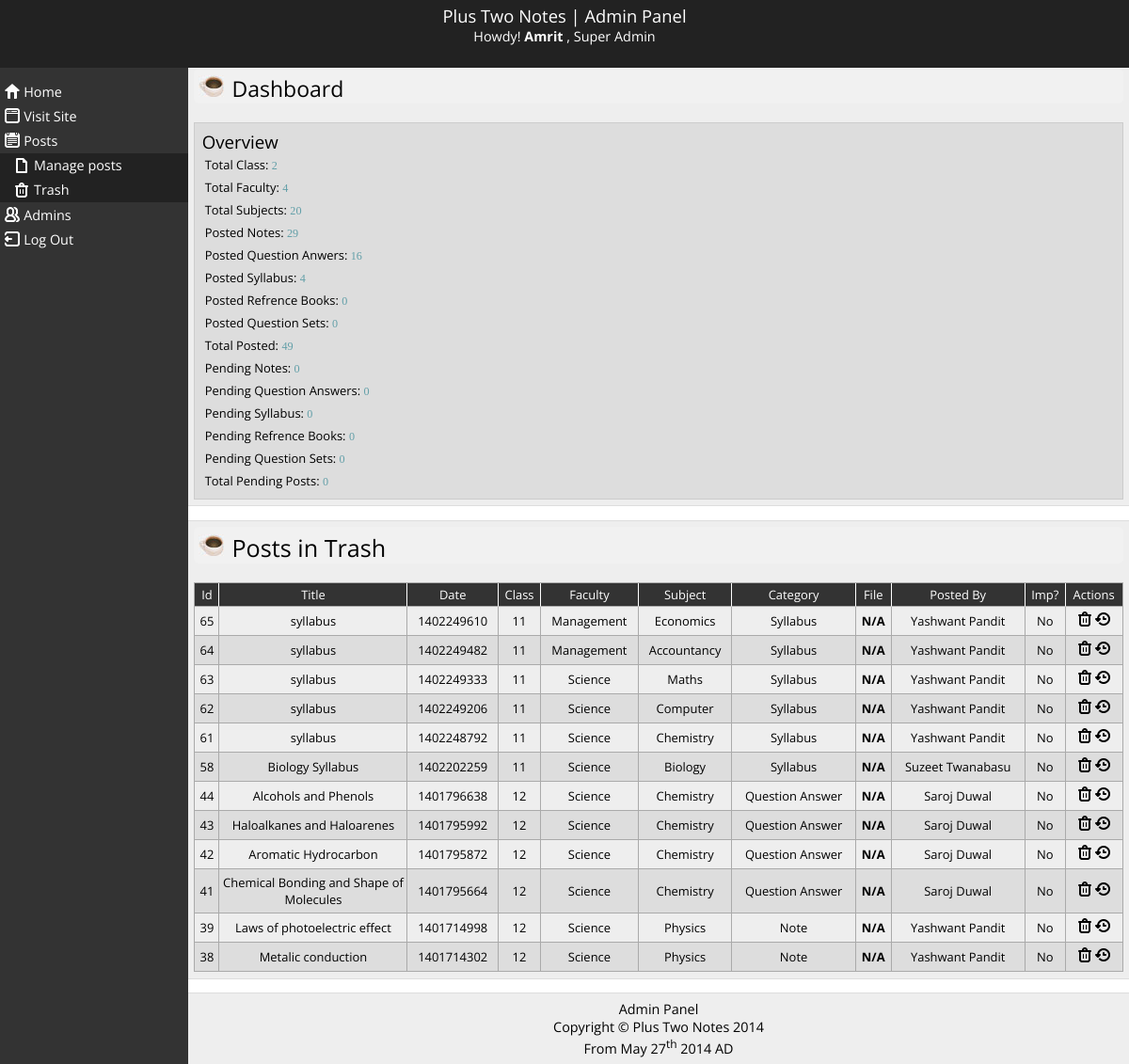
The app's page /admin/posts/trash.php (signed in) with its own data.
### tables this page shows
CREATE TABLE `roles` (
  `roleId` int(11) NOT NULL AUTO_INCREMENT,
  `roleName` varchar(30) NOT NULL,
  PRIMARY KEY (`roleId`)
);

CREATE TABLE `posts` (
  `postId` int(11) NOT NULL AUTO_INCREMENT,
  `postTitle` varchar(500) NOT NULL,
  `postText` longtext NOT NULL,
  `postDate` timestamp NOT NULL DEFAULT CURRENT_TIMESTAMP,
  `subjectId` int(11) DEFAULT NULL,
  `postTypId` int(11) NOT NULL,
  `fileId` int(11) DEFAULT NULL,
  `adminId` int(11) NOT NULL,
  `statusId` int(11) NOT NULL,
  `imp` tinyint(1) NOT NULL DEFAULT '0',
  `likeCount` int(11) NOT NULL DEFAULT '0',
  PRIMARY KEY (`postId`),
  KEY `chapterId` (`subjectId`,`postTypId`,`fileId`,`adminId`,`statusId`),
  FULLTEXT KEY `postTitle` (`postTitle`,`postText`),
  FULLTEXT KEY `postText` (`postText`),
  FULLTEXT KEY `postText_2` (`postText`),
  FULLTEXT KEY `postTitle_2` (`postTitle`)
);

CREATE TABLE `mstclass` (
  `classId` int(11) NOT NULL AUTO_INCREMENT,
  `class` int(11) NOT NULL,
  PRIMARY KEY (`classId`)
);

CREATE TABLE `mstfaculty` (
  `facultyId` int(11) NOT NULL AUTO_INCREMENT,
  `facultyName` varchar(50) NOT NULL,
  `classId` int(11) NOT NULL,
  PRIMARY KEY (`facultyId`),
  KEY `classId` (`classId`)
);

CREATE TABLE `mstsubject` (
  `subjectId` int(11) NOT NULL AUTO_INCREMENT,
  `subjectName` varchar(100) NOT NULL,
  `facultyId` int(11) NOT NULL,
  PRIMARY KEY (`subjectId`),
  KEY `classId` (`facultyId`)
);

CREATE TABLE `mstposttyp` (
  `postTypId` int(11) NOT NULL AUTO_INCREMENT,
  `postTyp` varchar(60) NOT NULL,
  PRIMARY KEY (`postTypId`)
);

### includes/functions.inc.php (called while the page is built, shortened)
<?php
require("models/post.php");
function get_admin_info($adminId){
	$query = "SELECT
	admin.adminId,
	admin.firstName,
	admin.lastName,
	admin.username,
	admin.email,
	admin.phone,
	admin.roleId,
	roles.roleName
	FROM admin
	JOIN roles ON roles.roleId = admin.roleId
	WHERE admin.adminId = '$adminId'";
	$result = mysql_query($query);
	$admin = mysql_fetch_array($result);
	return $admin;
}
?>

### includes/models/post.php (called while the page is built, shortened)
<?php
class post{
	public static function all($statusId = 0,$postTypId = 0,$subjectId = 0,$limitStart = 0,$limitEnd = 0){
		$query = "SELECT
		posts.postId,
		posts.postTitle,
		UNIX_TIMESTAMP(postDate) as postDate,
		posts.statusId,
		posts.imp,
		mstclass.class,
		mstfaculty.facultyName,
		mstsubject.subjectName,
		mstposttyp.postTypId,
		mstposttyp.postTyp,
		admin.adminId,
		admin.firstName,
		admin.lastName,
		file.fileName,
		file.fileUrl
		FROM posts
		JOIN mstsubject ON mstsubject.subjectId = posts.subjectId
		JOIN mstfaculty ON mstfaculty.facultyId = mstsubject.facultyId
		JOIN mstclass ON mstclass.classId = mstfaculty.classId
		JOIN mstposttyp ON mstposttyp.postTypId = posts.postTypId
		JOIN admin ON admin.adminId = posts.adminId
		LEFT JOIN file ON file.fileId = posts.fileId
		WHERE posts.statusId";
		if($statusId != 0){
			$query .= "= $statusId";
		} else {
			$query .= "!= 3";
		}
		$query .="
		ORDER BY posts.statusId DESC,posts.postDate DESC";
		$result = @mysql_query($query);
		if($result != false){
			$numPost = mysql_num_rows($result);
			if($numPost == 0){
				return 'empty';
			} else {
				$plist = array();
				while($res = mysql_fetch_array($result)){
					for($i=0;$i<mysql_num_fields($result);$i++){
						$fieldName = mysql_field_name($result, $i);
						$post[$fieldName] = $res[$fieldName];
					}
					array_push($plist,$post);
				}
				return $plist;
			}
		} else {
			return false;
		}
	}
}
?>

### admin/posts/renderPostsTrash.php (the view, shortened to what this page needs)
<?php
require_once("../../includes/functions.inc.php");
if(isset($_SESSION['login'])){
$adminId = $_SESSION['adminId'];
$admin = get_admin_info($adminId);
$postTrash = post::all(3);
if($postTrash == 'empty'){
	echo "<center><img src=\"../../assets/img/smile_face.png\" /><h4 style=\"color:#AAA;\">Yay! No posts in trash.</h4></center>";
} else {
	echo '
	<table class="tbl_list" cellspacing="0">
		<tr>
		<td>Id</td>
		<td width="200">Title</td>
		<td>Date</td>
		<td>Class</td>
		<td>Faculty</td>
		<td>Subject</td>
		<td>Category</td>
		<td>File</td>
		<td>Posted By</td>
		<td>Imp?</td>
		<td>Actions</td>
	</tr>';
	foreach($postTrash  as $post){
		echo '
		<tr data-postId="'.$post['postId'].'" data-postTypId="'.$post['postTypId'].'">
		<td>'.$post['postId'].'</td>
		<td>'.$post['postTitle'].'</td>
		<td>'.$post['postDate'].'</td>
		<td>'.$post['class'].'</td>
		<td>'.$post['facultyName'].'</td>
		<td>'.$post['subjectName'].'</td>
		<td>'.$post['postTyp'].'</td>
		<td>';
		if($post['fileName'] != NULL){
			echo '<a href="'.$website.$post['fileUrl'].'">'.$post['fileName'].'</a>';
		} else {
			echo "<strong>N/A</strong>";
		}
		echo '
		</td>
		<td>'.$post['firstName'].' '.$post['lastName'].'</td>
		<td>';
		if($post['imp'] == 1){ echo 'Yes'; } else { echo 'No'; }
		echo '
		<td>';
		if($admin['roleId'] == 1){
			echo '<a href="#" class="ico_delete permanentDel" data-postId="'.$post['postId'].'"></a>';
		}
		echo '
		<a href="#" class="ico_restore restorePost" data-postId="'.$post['postId'].'" ></a></td>';
	}
	echo '
	</tr>
	</table>';
}
}
?>

### admin/includes/header.php (shortened to what this page needs)
<?php
echo
'<header id="header">
	<hgroup class="wrapper">
		<span>Plus Two Notes | Admin Panel</span>
		<div id="adminInfo">
			Howdy! <span>'.$admin['firstName'].'</span> , '.$admin['roleName'].'
		</div>';
		echo '
		<div class="cleaner"></div>
	</hgroup>
</header>';
?>

### admin/css/default.css (style rules this page uses)
* { border:none; margin:0; padding:0; -webkit-box-sizing:border-box; -moz-box-sizing:border-box; box-sizing:border-box; }
html { font:100% 'Open Sans',Segoe UI, Calibri, Candara, Arial, sans-serif; font-weight:400; -webkit-font-smoothing:antialiased; }
body { font-size:1em; }
header, nav, hgroup, section, article, footer, aside { display:block; }
a { color:#428bca; text-decoration:none; }
.wrapper { width:100%; margin:0 auto; }
.ico_delete { background:url(../img/delete_icon.png) no-repeat left top; width:16px; height:16px; display:inline-block; }
.ico_restore { background:url(../img/restore_icon.png) no-repeat left top;width:16px; height:16px; display:inline-block; }
#header { background:#222; padding:0.25em; color:#fff; text-align: center; position: fixed; width: 100%; height: 72px; z-index: 5; }
#header>hgroup>span { display: block; font-size: 1.15em; }
#adminInfo { display: block; text-align: center; font-size: 0.9em; }
#adminInfo span { font-weight: bold; }
.tbl_list { border:1px solid #AAA; width:100%; font-size: 0.9em; }
.tbl_list tr:nth-child(odd) { background:#DDD; }
.tbl_list tr:nth-child(even) { background:#EEE; }
.tbl_list tr:first-child { background:#333; color:#fff; }
.tbl_list tr:first-child td { text-align:center; }
.tbl_list tr td { margin:0; padding:5px 3px; text-align:center; border-bottom:1px solid #AAA; border-right:1px solid #AAA; }
.tbl_list tr td a { color:#5d5858; }
.tbl_list tr td:last-child { border-right:0; }
.tbl_list tr:last-child td { border-bottom:0; }
.tbl_list tr:first-child td { border-right:1px solid #fff; padding:3px 3px; }
.tbl_list tr:first-child td:last-child { border-right:0; }

### records on screen
posts: postId "65", postTitle "syllabus", postDate "1402249610", mstclass.class "11", mstfaculty.facultyName "Management", subjectId.subjectName "Economics", postTypId.postTyp "Syllabus", adminId.firstName "Yashwant", adminId.lastName "Pandit", imp "No"
posts: postId "64", postTitle "syllabus", postDate "1402249482", mstclass.class "11", mstfaculty.facultyName "Management", subjectId.subjectName "Accountancy", postTypId.postTyp "Syllabus", adminId.firstName "Yashwant", adminId.lastName "Pandit", imp "No"
posts: postId "63", postTitle "syllabus", postDate "1402249333", mstclass.class "11", mstfaculty.facultyName "Science", subjectId.subjectName "Maths", postTypId.postTyp "Syllabus", adminId.firstName "Yashwant", adminId.lastName "Pandit", imp "No"
posts: postId "62", postTitle "syllabus", postDate "1402249206", mstclass.class "11", mstfaculty.facultyName "Science", subjectId.subjectName "Computer", postTypId.postTyp "Syllabus", adminId.firstName "Yashwant", adminId.lastName "Pandit", imp "No"
posts: postId "61", postTitle "syllabus", postDate "1402248792", mstclass.class "11", mstfaculty.facultyName "Science", subjectId.subjectName "Chemistry", postTypId.postTyp "Syllabus", adminId.firstName "Yashwant", adminId.lastName "Pandit", imp "No"
posts: postId "58", postTitle "Biology Syllabus", postDate "1402202259", mstclass.class "11", mstfaculty.facultyName "Science", subjectId.subjectName "Biology", postTypId.postTyp "Syllabus", adminId.firstName "Suzeet", adminId.lastName "Twanabasu", imp "No"
posts: postId "44", postTitle "Alcohols and Phenols", postDate "1401796638", mstclass.class "12", mstfaculty.facultyName "Science", subjectId.subjectName "Chemistry", postTypId.postTyp "Question Answer", adminId.firstName "Saroj", adminId.lastName "Duwal", imp "No"
posts: postId "43", postTitle "Haloalkanes and Haloarenes", postDate "1401795992", mstclass.class "12", mstfaculty.facultyName "Science", subjectId.subjectName "Chemistry", postTypId.postTyp "Question Answer", adminId.firstName "Saroj", adminId.lastName "Duwal", imp "No"
posts: postId "42", postTitle "Aromatic Hydrocarbon", postDate "1401795872", mstclass.class "12", mstfaculty.facultyName "Science", subjectId.subjectName "Chemistry", postTypId.postTyp "Question Answer", adminId.firstName "Saroj", adminId.lastName "Duwal", imp "No"
posts: postId "41", postTitle "Chemical Bonding and Shape of Molecules", postDate "1401795664", mstclass.class "12", mstfaculty.facultyName "Science", subjectId.subjectName "Chemistry", postTypId.postTyp "Question Answer", adminId.firstName "Saroj", adminId.lastName "Duwal", imp "No"
posts: postId "39", postTitle "Laws of photoelectric effect", postDate "1401714998", mstclass.class "12", mstfaculty.facultyName "Science", subjectId.subjectName "Physics", postTypId.postTyp "Note", adminId.firstName "Yashwant", adminId.lastName "Pandit", imp "No"
posts: postId "38", postTitle "Metalic conduction", postDate "1401714302", mstclass.class "12", mstfaculty.facultyName "Science", subjectId.subjectName "Physics", postTypId.postTyp "Note", adminId.firstName "Yashwant", adminId.lastName "Pandit", imp "No"

### other values on screen
$admin['firstName'] "Amrit"
$admin['roleName'] "Super Admin"
$numClass "2"
$numSubjectGroup "4"
$numSubject "20"
$notes "29"
$qa "16"
$syllabus "4"
$refrence "0"
$qs "0"
$notes+$qa+$syllabus+$refrence+$qs "49"
$pendingNotes "0"
$pendingQa "0"
$pendingSyllabus "0"
$pendingRefrence "0"
